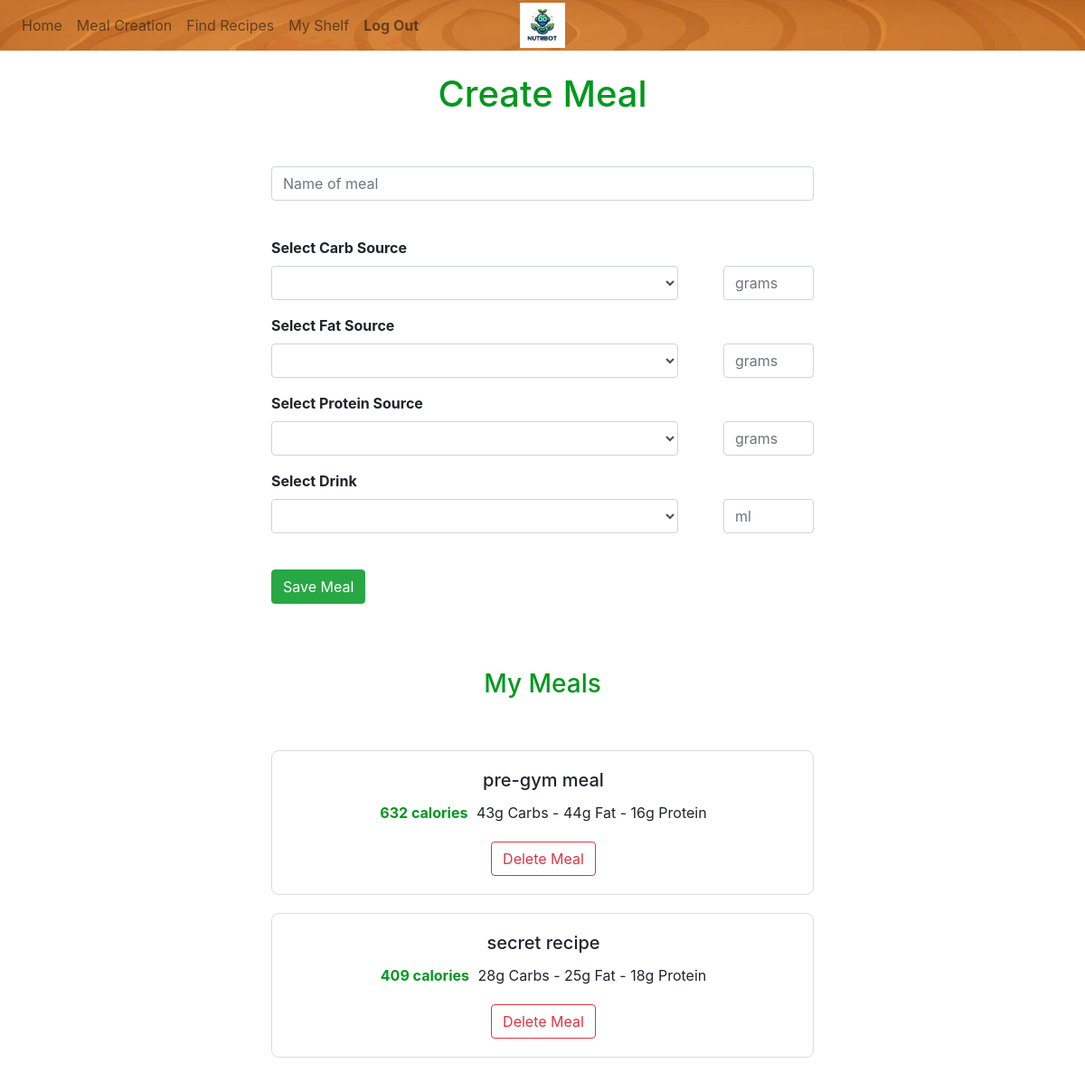
The page /mealcreation (signed in) on the database its author committed.
### mealplanmaker/models.py (models this page shows)
class Meals(models.Model):
	name = models.TextField(max_length=50)
	totalfat = models.PositiveIntegerField(default=0)
	totalcarb = models.PositiveIntegerField(default=0)
	totalprotein = models.PositiveIntegerField(default=0)
	calories = models.PositiveIntegerField(default=0)
	mealcreator = models.ForeignKey(User, on_delete=models.CASCADE)
	ingredients = models.TextField(max_length=400, default="")

### mealplanmaker/views.py (the view, shortened to what this page needs)
# urls.py: path("mealcreation", views.mealcreation, name="mealcreation"),
def mealcreation(request):
    if request.method == "GET":
        if request.user.is_authenticated:
            all_meals = Meals.objects.filter(mealcreator = request.user)
            no_user = False
        else:
            all_meals = None
            no_user = True
        context = {
            "all_meals": all_meals,
            "no_user": no_user
        }
        return render(request, "mealplanmaker/mealcreation.html", context)

### mealplanmaker/templates/mealplanmaker/mealcreation.html (shortened to what this page needs)
{% extends "mealplanmaker/layout.html" %}
{% block body %}
<br>
<h1 style="color: #00981e; size: 15pt; text-align: center;">Create Meal</h1>
<br><br>
<div style="max-width: 600px; margin: auto;">
    {% if not user.is_authenticated %}
    <div class="alert alert-primary" role="alert" style="width: 600px;">
        <p style="font-size: large; text-align: center; margin-top: 15px;">
        you have to <a href="{% url 'login' %}" class="alert-link">Login</a> to create a meal.<br><br>
        If you do not have an account, you can <a href="{% url 'register' %}">Create one here.</a>
        </p>
    </div>
    {% else %}
    <form id="mealcreationform" method="post" action="{% url 'mealcreation' %}">
        <div class="form-group">
            <input type="text" class="form-control" name="mealtitle" id="mealtitle" placeholder="Name of meal">
        </div>
        <br>
        <div class="form-group">
            <label for="carbsource" style="font-weight: bold;">Select Carb Source</label><br>
            <div class="form-inline">
                <select class="form-control" name="carbsource" id="carbsource" style="width: 450px;">
                    <option value="23"></option>
                    <option value="1">Bread</option>
                </select>
                <input type="text" class="form-control" name="carbgrams" id="carbgrams" placeholder="grams" style="margin-left: 50px; width: 100px;">
            </div>
        </div>
        <div class="form-group">
            <label for="fatsource" style="font-weight: bold;">Select Fat Source</label><br>
            <div class="form-inline">
                <select class="form-control" name="fatsource" id="fatsource" style="width: 450px;">
                    <option value="16"></option>
                    <option value="1">Almonds</option>
                </select>
                <input type="text" class="form-control" name="fatgrams" id="fatgrams" placeholder="grams" style="margin-left: 50px; width: 100px;">
            </div>
        </div>
        <div class="form-group">
            <label for="proteinsource" style="font-weight: bold;">Select Protein Source</label><br>
            <div class="form-inline">
                <select class="form-control" name="proteinsource" id="proteinsource" style="width: 450px;">
                    <option value="31"></option>
                    <option value="1">Chicken or Turkey - Breast</option>
                </select>
                <input type="text" class="form-control" name="proteingrams" id="proteingrams" placeholder="grams" style="margin-left: 50px; width: 100px;">
            </div>
        </div>
        <div class="form-group">
            <label for="drinksource" style="font-weight: bold;">Select Drink</label><br>
            <div class="form-inline">
                <select class="form-control" name="drinksource" id="drinksource" style="width: 450px;">
                    <option value="10"></option>
                    <option value="1">Water</option>
                </select>
                <input type="text" class="form-control" name="drinkmililiters" id="drinkmililiters" placeholder="ml" style="margin-left: 50px; width: 100px;">
            </div>
        </div>
        <br>
        <button type="submit" class="btn btn-success">Save Meal</button>
    </form>
    {% endif %}
    <br><br><br>
    <h3 style="color: #00981e; size: 15pt; text-align: center;">My Meals</h3>
    <br><br>
    {% if all_meals %}
        {% for meal in all_meals %}
        <div class="card" style="width: 600px; margin-bottom: 20px; border-radius: 8px; border-color: gainsboro; text-align: center;">
            <div class="card-body" style="width: 600px;">
                <div>
                    <h5 class="card-title">{{meal.name}}</h5>
                </div>
                <div style="display: inline;">
                    <span style="color: #00981e; font-weight: bolder; margin-right: 5px;">{{meal.calories}} calories</span>
                    <span>{{meal.totalcarb}}g Carbs -</span>
                    <span>{{meal.totalfat}}g Fat - </span>
                    <span>{{meal.totalprotein}}g Protein</span>
                </div>
                <form method="post" action="{% url 'deletemeal' %}">
                    <button type="submit" class="btn btn-outline-danger" style="margin-top: 10px;">Delete Meal</button>
                </form>
            </div>
        </div>
        {% endfor %}
    {% else %}
    <div class="card" style="width:  600px; margin-bottom: 20px; border-radius: 8px; border-color: gainsboro;">
        <div class="card-body">
            <p class="card-text" style="font-size:large;">You do not have any saved meals currently.</p>
        </div>
    </div>
    {% endif %}
</div>
<br><br><br>
{% endblock %}

### rows shown on the page
Meals: name "pre-gym meal", calories "632", totalcarb "43", totalfat "44", totalprotein "16"
Meals: name "secret recipe", calories "409", totalcarb "28", totalfat "25", totalprotein "18"
